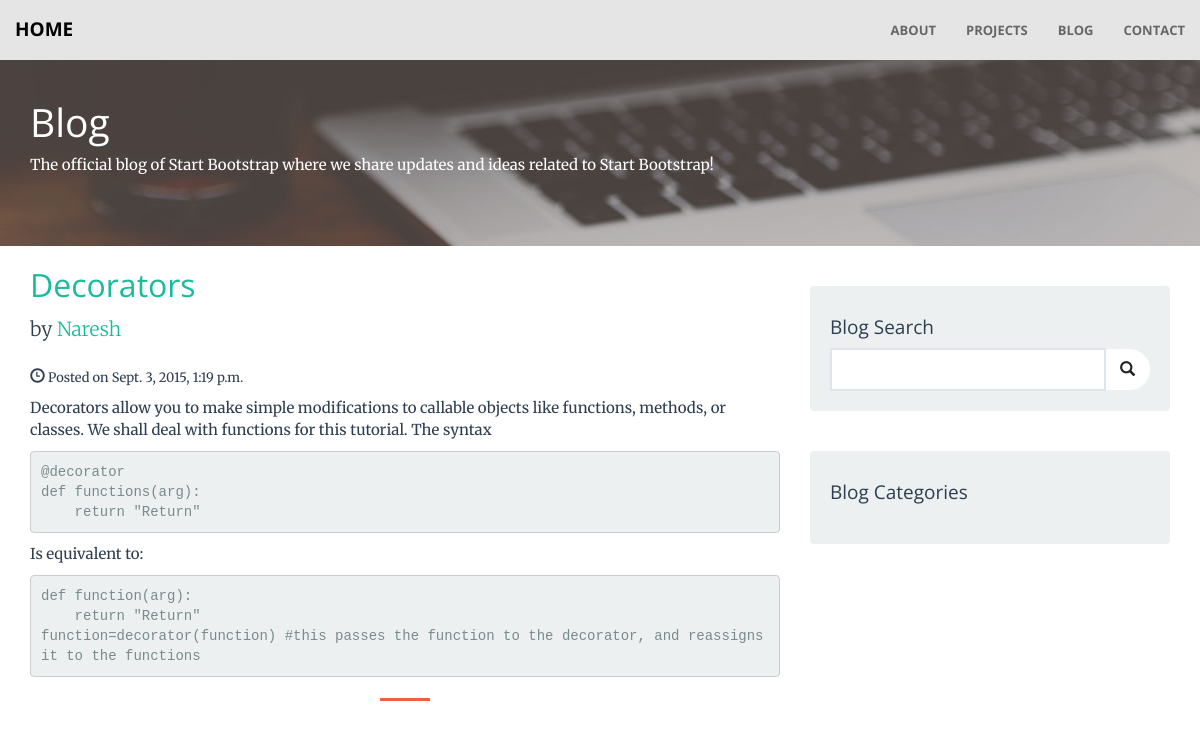
Page /blog/1/ on the committed database.
### front_page/models.py (models this page shows)
class Blog(models.Model):
    title = models.CharField(max_length = 50)
    created = models.DateTimeField(auto_now_add=True,auto_now=False , null = True)
    modified = models.DateTimeField(auto_now=True,auto_now_add=False, null = True)
    description = models.TextField(max_length = 1000)
    content = RichTextField()
    author = models.ForeignKey('Author')
    catagory = models.ForeignKey('Catagory', null=True)
    class Meta:
        ordering = ['title']
    def __unicode__(self):
        return self.title

class Author(models.Model):
    name = models.CharField(max_length =50)
    def __unicode__(self):
        return self.name

### front_page/views.py (the view)
# urls.py: url(r'^blog/(?P<pk>[0-9]+)/',blog_post.as_view(),name='blog_post'),
class blog_post(DetailView):
    model = Blog
    context_object_name = 'title'
    template_name = 'blog_post.html'

### templates/blog_post.html (shortened to what this page needs)
{% extends "index.html" %}
{% load static from staticfiles %}
{% block blog %}
<div class=blog-header>
        <div class="container">
            <h1>Blog</h1>
            <p>The official blog of Start Bootstrap where we share updates and ideas related to Start Bootstrap!</p>
        </div>
</div>
<div class="container">
        <div class="row">
            <div class="col-md-8">
                <h2>
                    <a href="#">{{title}}</a>
                </h2>
                <p class="lead">
                    <small>by <a href="index.php">{{title.author}}</a></small>
                </p>
                <p><span class="glyphicon glyphicon-time"></span><small> Posted on {{title.created}}</small></p>
             	{% autoescape off %}
                {{title.content}}
                {% endautoescape %}
                <hr>
            </div>
            <div class="col-md-4">
                <div class="well">
                    <h4>Blog Search</h4>
                    <div class="input-group">
                        <form method="get" action = "{% url "blog_search" %}">
                             <input type="text" name="query" class="form-control">
                        </form>
                        <span class="input-group-btn">
                            <button class="btn btn-default" type="button">
                                <span class="glyphicon glyphicon-search"></span>
                        </button>
                        </span>
                    </div>
                </div>
                <div class="well">
                    <h4>Blog Categories</h4>
                    <div class="row">
                        <div class="col-lg-6">
                        </div>
                    </div>
                </div>
               </div>
        </div>
       </div>
{%endblock%}

### static/css/creative.css (style rules this page uses)
html, body { width: 100%; height: 100%; }
body { font-family: Merriweather,'Helvetica Neue',Arial,sans-serif; }
hr { max-width: 50px; border-color: #f05f40; border-width: 3px; }
a { color: #f05f40; -webkit-transition: all .35s; -moz-transition: all .35s; transition: all .35s; }
h1, h2, h3, h4, h5, h6 { font-family: 'Open Sans','Helvetica Neue',Arial,sans-serif; }
.btn-default { border-color: #fff; color: #222; background-color: #fff; -webkit-transition: all .35s; -moz-transition: all .35s; transition: all .35s; }
.btn { border: 0; border-radius: 300px; text-transform: uppercase; font-family: 'Open Sans','Helvetica Neue',Arial,sans-serif; font-weight: 700; }
body { webkit-tap-highlight-color: #222; }
.blog-header { position: static; padding-top: 60px; padding-bottom: 60px; width: 100%; min-height: 25%; text-align: left; color: #fff; background-image: url(../img/header.jpg); background-position: center; -webkit-background-size: cover; -moz-background-size: cover; background-size: cover; -o-background-size: cover; }
.well { margin-top: 40px; }

### static/css/freelancer.css (style rules this page uses)
a, a:hover, a:focus, a:active, a.active { outline: 0; color: #18bc9c; }

### static/css/blog-home.css (style rules this page uses)
body { padding-top: 20px; }

### rows in the picture
Blog: title "Decorators", author "Naresh", created "Sept. 3, 2015, 1:19 p.m.", content "Decorators allow you to make simple modifications to callable objects like functions, methods, or classes. We shall deal with functions for this tutorial. The syntax @decorator def functions(arg): return \"Return\" Is equivalent to: def function(arg): return \"Return\" function=decorator(function) #this passes the function to the decorator, and reassigns it to the functions"
